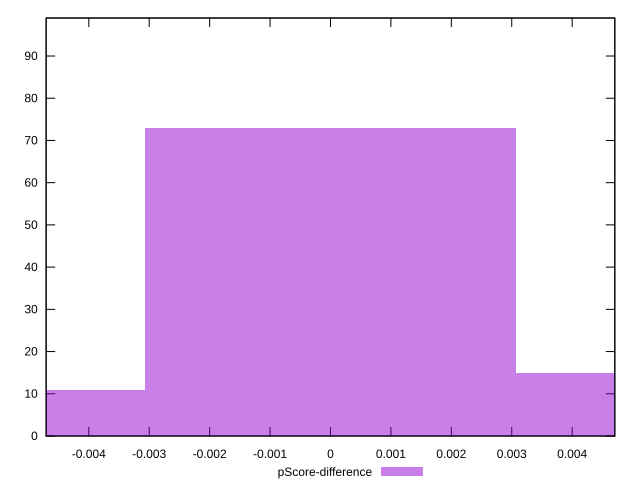

Write the gnuplot code that produced this figure.
reset

$pScoreDifference <<EOF
0 73
0.006138070416261986 15
-0.006138070416261986 11
EOF

set key outside below
set boxwidth 0.006138070416261986
set xrange [-0.004705882352941171:0.004705882352941226]
set yrange [0:99]
set trange [0:99]
set style fill transparent solid 0.5 noborder
set terminal svg size 640, 490 enhanced background rgb 'white'
set output "reports/report_00027_2021-02-24T12-40-31.850Z/uses-http2/samples/card/pScore-difference/histogram.svg"

plot $pScoreDifference title "pScore-difference" with boxes

reset
